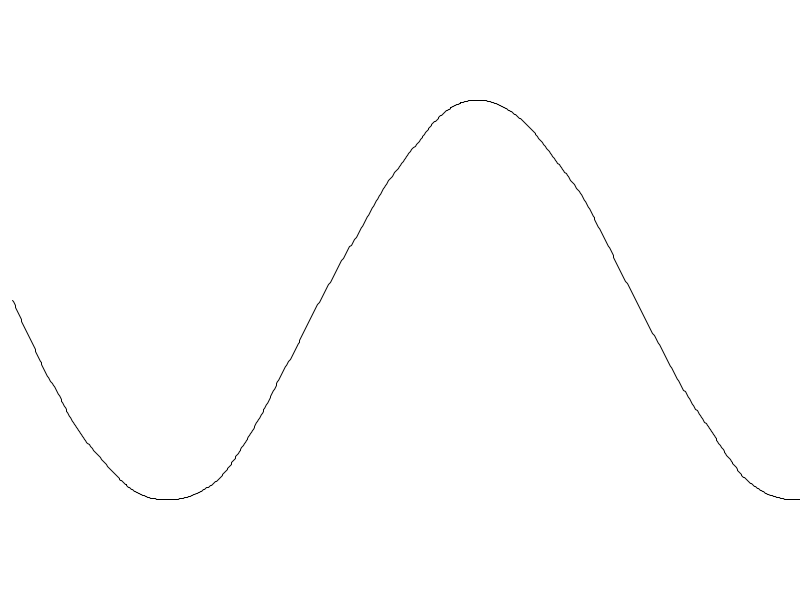
Frame 1 (no input)
Frame 60 (the mouse pressed at the canvas centre just before this capture): identical to frame 1, image omitted
Frame 120 (the mouse held since frame 60 and released just before this capture): identical to frame 1, image omitted

The Processing sketch that drew this single still picture (run headless with seeded random() and noise(); from frame 60 on, the mouse is pressed at the canvas centre):

// Processing sketch: sketch_160927aPOO_INTRO
// ── sketch_160927aPOO_INTRO.pde
float t;
void setup(){
  size(800,600);

   noFill();
   stroke(0);
   strokeWeight(1);
   t = 0;
   frameRate(30);
   
}


void draw(){
  background(255);
 t=0;
 beginShape();
 for(float x=0; x<width; x+=1){
  float y =  ((200*customNoise(t)) + 300)  ;
  float thisx = x + (20*noise(t));
  vertex(thisx,y);
  t += 0.01;
 }
 endShape();
  
}

float customNoise(float t){
  float n =sin(t);
  return n;
}
